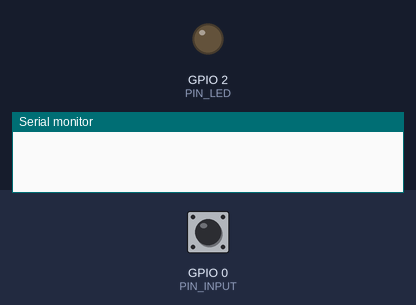
A program run on a simulated ESP32. On the bench: output pins drawn as LEDs (lit = HIGH), the last lines printed to the serial monitor. Inputs (shaded band) come from the test bench; at power-on: GPIO 0 (PIN_INPUT) HIGH.

Above: at 1.2 s.
1.3 s: GPIO 0 (PIN_INPUT) pulled LOW for 0.15 s
At 1.96 s:
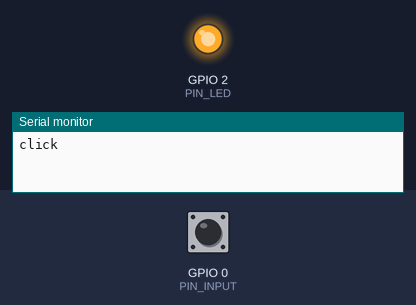
3.5 s: GPIO 0 (PIN_INPUT) pulled LOW for 1 s
At 4.7 s:
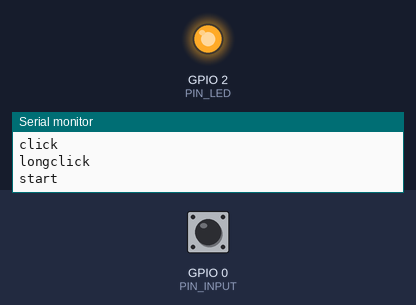
6.0 s: GPIO 0 (PIN_INPUT) driven LOW
At 8.1 s:
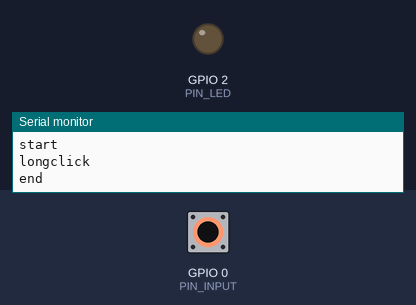
Timing chart, 0 to 9.6 s (numbered marks = the images above; inputs shaded):
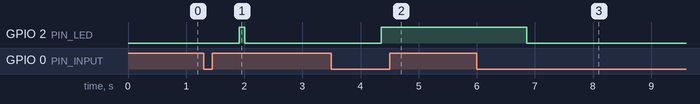

Measured:
- after the input at 1.3 s, GPIO 2 (PIN_LED): LOW → HIGH after 0.61 s, → LOW 0.10 s later
- after the input at 3.5 s, GPIO 2 (PIN_LED): LOW → HIGH after 0.86 s
- after the input at 6.0 s, GPIO 2 (PIN_LED): HIGH → LOW after 0.86 s

The program:

main.cpp
```cpp
#include <Arduino.h>
#include "OneButton.h"

#define PIN_INPUT 0
#define PIN_LED 2

OneButton button(PIN_INPUT, true);

void doubleclick()
{
  for (size_t i = 0; i < 4; i++)
  {
    digitalWrite(PIN_LED, !digitalRead(PIN_LED));
    delay(300);
  }
}
void click()
{
  Serial.println("click");
  for (size_t i = 0; i < 2; i++)
  {
    digitalWrite(PIN_LED, !digitalRead(PIN_LED));
    delay(100);
  }
}
void longclick()
{
  Serial.println("longclick");
  digitalWrite(PIN_LED, !digitalRead(PIN_LED));
  if (digitalRead(PIN_LED))
    Serial.println("start");
  else
    Serial.println("end");
}

void setup()
{
  Serial.begin(115200);
  pinMode(PIN_LED, OUTPUT);
  button.attachClick(click);
  button.attachDoubleClick(doubleclick);
  button.attachLongPressStart(longclick);
}
void loop()
{
  button.tick();
  delay(10);
}
```
